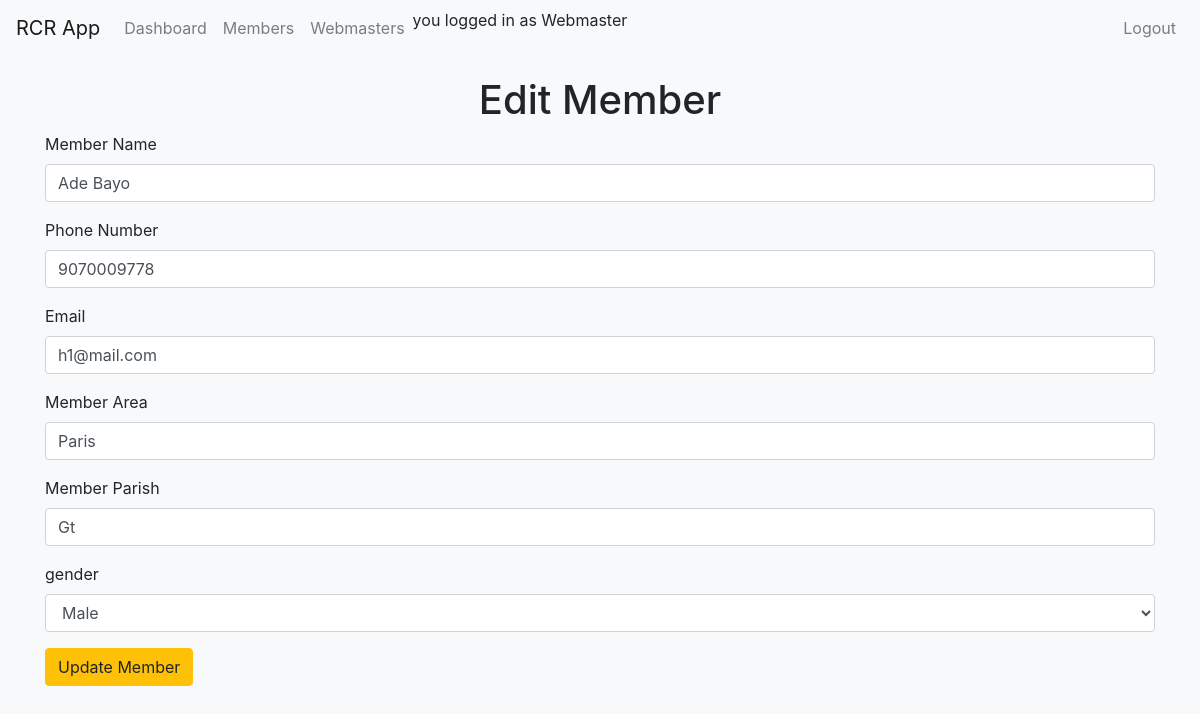
Screenshot of /edit_member/5 (signed in) with the database file from the repository.
### app.py (models this page shows)
class Member(UserMixin, db.Model):
    id = db.Column(db.Integer, primary_key=True)
    member_name = db.Column(db.String(100), nullable=False)
    parish = db.Column(db.String(100))
    area = db.Column(db.String(100))
    gender = db.Column(db.String(10))
    phone_number = db.Column(db.String(20))
    email = db.Column(db.String(120))
    last_edited_at = db.Column(db.DateTime, default=datetime.utcnow)
    last_edited_by = db.Column(db.Integer, db.ForeignKey('webmaster.id'))
    deleted_by = db.Column(db.Integer, db.ForeignKey('webmaster.id'))
    is_present = db.Column(db.Boolean, default=False)
    registered_by_admin_id = db.Column(db.Integer, db.ForeignKey('admin.id'))
    registered_by_webmaster_id = db.Column(db.Integer, db.ForeignKey('webmaster.id'))
    last_edited_by_webmaster = db.relationship('Webmaster', backref='edited_members', foreign_keys=[last_edited_by])
    deleted_by_webmaster = db.relationship('Webmaster', backref='deleted_members', foreign_keys=[deleted_by])
    registered_by_admin = db.relationship('Admin', backref='registered_members', foreign_keys=[registered_by_admin_id])
    registered_by_webmaster = db.relationship('Webmaster', backref='registered_members', foreign_keys=[registered_by_webmaster_id])

### app.py (the view, shortened to what this page needs)
@app.route('/edit_member/<int:member_id>', methods=['GET', 'POST'])
@login_required
def edit_member(member_id):
    member = Member.query.get_or_404(member_id)
    form = MemberForm(obj=member)
    return render_template('edit_member.html', form=form, member=member)

### app.py
class MemberForm(FlaskForm):
    member_name = StringField('Member Name', validators=[Optional(), Length(min=2, max=100)])
    phone_number = StringField('Phone Number', validators=[DataRequired(), Length(max=15), Regexp(regex='^\d+$', message="Phone number must contain only digits")])
    email = StringField('Email', validators=[Optional(), Email(), Length(max=100)])
    area = StringField('Member Area', validators=[Optional(), Length(min=2, max=100)])
    parish = StringField('Member Parish', validators=[Optional(), Length(min=2, max=100)])
    gender = SelectField('gender', choices=[('Male', 'Male'), ('Female', 'Female')], validators=[DataRequired()])
    submit = SubmitField('Add Member')

### app.py (called while the page is built, shortened)
@login_manager.user_loader
def load_user(user_id):
    user = Webmaster.query.get(int(user_id))
    if user:
        return user

def login_required(f):
    @wraps(f)
    def decorated_function(*args, **kwargs):
        if not current_user.is_authenticated:
            flash('You need to be logged in to access this page.', 'warning')
            return redirect(url_for('login'))
        return f(*args, **kwargs)
    return decorated_function

@app.before_request
def before_request():
    session.permanent = True
    app.permanent_session_lifetime = timedelta(minutes=20)
    session.modified = True
    session['last_activity'] = time.time()

### templates/edit_member.html (shortened to what this page needs)
{% extends "base.html" %}
{% block content %}
<h1 class="text-center">Edit Member</h1>
<form method="POST" action="/edit_member/{{ member.id }}">
    <div class="form-group">
        {{ form.member_name.label(class="form-label") }}
        {{ form.member_name(class="form-control", value=member.member_name) }}
    </div>
    <div class="form-group">
        {{ form.phone_number.label(class="form-label") }}
        {{ form.phone_number(class="form-control", value=member.phone_number) }}
    </div>
    <div class="form-group">
        {{ form.email.label(class="form-label") }}
        {{ form.email(class="form-control", value=member.email) }}
    </div>
    <div class="form-group">
        {{ form.area.label(class="form-label") }}
        {{ form.area(class="form-control", value=member.area) }}
    </div>
    <div class="form-group">
        {{ form.parish.label(class="form-label") }}
        {{ form.parish(class="form-control", value=member.parish) }}
    </div>
    <div class="form-group">
        {{ form.gender.label(class="form-label") }}
        {{ form.gender(class="form-control", value=member.gender) }}
    </div>
    <button type="submit" class="btn btn-warning">Update Member</button>
</form>
{% endblock %}

### templates/base.html (style rules this page uses)
body { background-color: #f8f9fa; }

### rows the page displays
Member: member_name "Ade Bayo", phone_number "9070009778", email "h1@mail.com", area "Paris", parish "Gt", gender "Male"
